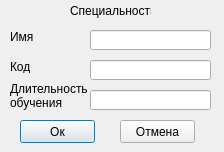
<?xml version="1.0" encoding="UTF-8"?>
<ui version="4.0">
 <class>Dialog_1</class>
 <widget class="QDialog" name="Dialog_1">
  <property name="geometry">
   <rect>
    <x>0</x>
    <y>0</y>
    <width>224</width>
    <height>152</height>
   </rect>
  </property>
  <property name="windowTitle">
   <string>Специальность</string>
  </property>
  <widget class="QLabel" name="label">
   <property name="geometry">
    <rect>
     <x>10</x>
     <y>30</y>
     <width>46</width>
     <height>13</height>
    </rect>
   </property>
   <property name="text">
    <string>Имя</string>
   </property>
  </widget>
  <widget class="QLabel" name="label_2">
   <property name="geometry">
    <rect>
     <x>10</x>
     <y>60</y>
     <width>46</width>
     <height>13</height>
    </rect>
   </property>
   <property name="text">
    <string>Код</string>
   </property>
  </widget>
  <widget class="QLabel" name="label_3">
   <property name="geometry">
    <rect>
     <x>10</x>
     <y>70</y>
     <width>81</width>
     <height>51</height>
    </rect>
   </property>
   <property name="text">
    <string>Длительность обучения</string>
   </property>
   <property name="wordWrap">
    <bool>true</bool>
   </property>
  </widget>
  <widget class="QLineEdit" name="lineEdit_name">
   <property name="geometry">
    <rect>
     <x>90</x>
     <y>30</y>
     <width>121</width>
     <height>20</height>
    </rect>
   </property>
  </widget>
  <widget class="QLineEdit" name="lineEdit_code">
   <property name="geometry">
    <rect>
     <x>90</x>
     <y>60</y>
     <width>121</width>
     <height>20</height>
    </rect>
   </property>
  </widget>
  <widget class="QLineEdit" name="lineEdit_dur">
   <property name="geometry">
    <rect>
     <x>90</x>
     <y>90</y>
     <width>121</width>
     <height>20</height>
    </rect>
   </property>
  </widget>
  <widget class="QPushButton" name="pushButton">
   <property name="geometry">
    <rect>
     <x>20</x>
     <y>120</y>
     <width>75</width>
     <height>23</height>
    </rect>
   </property>
   <property name="text">
    <string>Ок</string>
   </property>
  </widget>
  <widget class="QPushButton" name="pushButton_2">
   <property name="geometry">
    <rect>
     <x>120</x>
     <y>120</y>
     <width>75</width>
     <height>23</height>
    </rect>
   </property>
   <property name="text">
    <string>Отмена</string>
   </property>
  </widget>
  <widget class="QLabel" name="label_4">
   <property name="geometry">
    <rect>
     <x>70</x>
     <y>0</y>
     <width>81</width>
     <height>21</height>
    </rect>
   </property>
   <property name="text">
    <string>Специальность</string>
   </property>
  </widget>
 </widget>
 <resources/>
 <connections/>
</ui>
